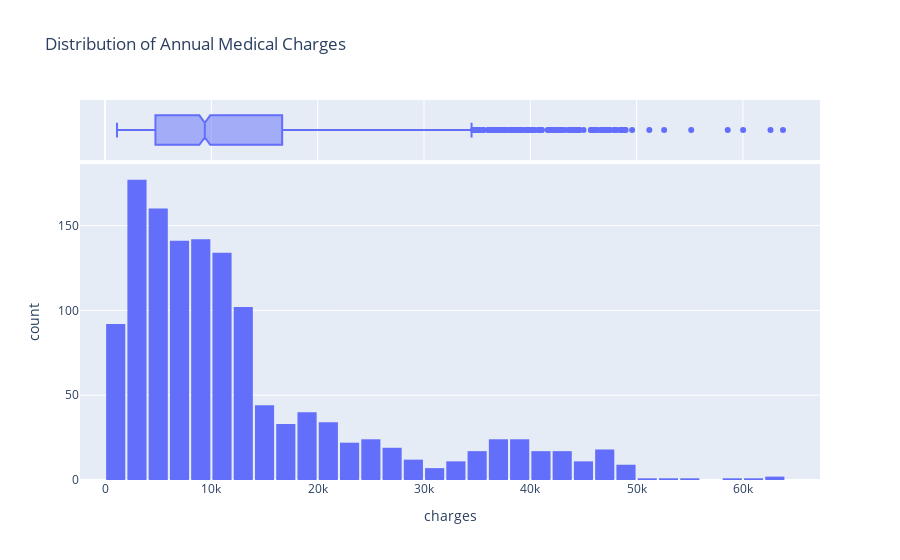

The notebook cell saved with this chart:
### Markdown cell above
In-general histogram (Combined smokers and non-smokers)

### Code cell
charge_fig = px.histogram(insurance_df, x = 'charges', marginal = 'box', title = 'Distribution of Annual Medical Charges');
charge_fig.update_layout(bargap = 0.1)
charge_fig

### Figure 1 — Plotly figure (JSON) as saved in the notebook; plotly's stock layout.template omitted (floating-point values rounded to 4 significant figures; data arrays with more than 128 entries replaced by an {"elided": "..."} marker saying what was removed)
{"data": [{"alignmentgroup": "True", "bingroup": "x", "hovertemplate": "charges=%{x}<br>count=%{y}<extra></extra>", "legendgroup": "", "marker": {"color": "#636efa", "pattern": {"shape": ""}}, "name": "", "offsetgroup": "", "orientation": "v", "showlegend": false, "type": "histogram", "x": {"elided": "1338 float values"}, "xaxis": "x", "yaxis": "y"}, {"alignmentgroup": "True", "hovertemplate": "charges=%{x}<extra></extra>", "legendgroup": "", "marker": {"color": "#636efa"}, "name": "", "notched": true, "offsetgroup": "", "showlegend": false, "type": "box", "x": {"elided": "1338 float values"}, "xaxis": "x2", "yaxis": "y2"}], "layout": {"bargap": 0.1, "barmode": "relative", "legend": {"tracegroupgap": 0}, "title": {"text": "Distribution of Annual Medical Charges"}, "xaxis": {"anchor": "y", "domain": [0, 1], "title": {"text": "charges"}}, "xaxis2": {"anchor": "y2", "domain": [0, 1], "matches": "x", "showgrid": true, "showticklabels": false}, "yaxis": {"anchor": "x", "domain": [0, 0.8316], "title": {"text": "count"}}, "yaxis2": {"anchor": "x2", "domain": [0.8416, 1], "matches": "y2", "showgrid": false, "showline": false, "showticklabels": false, "ticks": ""}}}
